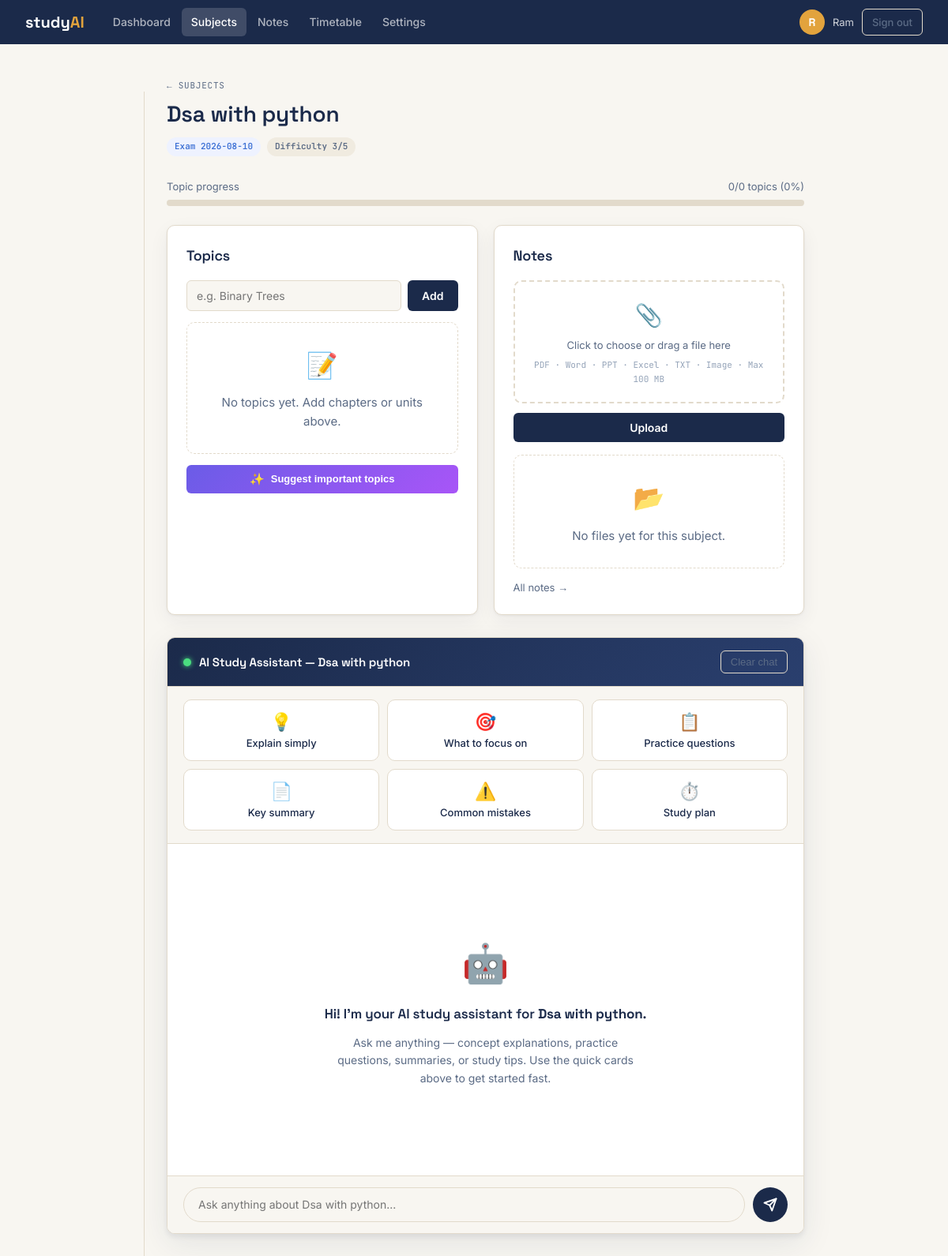
The page /subjects/1 (signed in) on the database its author committed.
### tables this page shows
CREATE TABLE users (
    id INTEGER PRIMARY KEY AUTOINCREMENT,
    username TEXT UNIQUE NOT NULL,
    email TEXT UNIQUE NOT NULL,
    password_hash TEXT NOT NULL,
    daily_study_hours REAL NOT NULL DEFAULT 4.0,
    created_at TIMESTAMP NOT NULL DEFAULT CURRENT_TIMESTAMP
);

CREATE TABLE subjects (
    id INTEGER PRIMARY KEY AUTOINCREMENT,
    user_id INTEGER NOT NULL,
    name TEXT NOT NULL,
    exam_date DATE NOT NULL,
    difficulty INTEGER NOT NULL DEFAULT 3,
    is_weak INTEGER NOT NULL DEFAULT 0,
    created_at TIMESTAMP NOT NULL DEFAULT CURRENT_TIMESTAMP,
    FOREIGN KEY (user_id) REFERENCES users (id)
);

### app.py (the view, shortened to what this page needs)
@app.route("/subjects/<int:sid>", methods=["GET","POST"])
@login_required
def subject_detail(sid):
    db = db_module.get_db()
    subject = db.execute("SELECT * FROM subjects WHERE id=? AND user_id=?", (sid, g.user["id"])).fetchone()
    if not subject:
        flash("Subject not found.", "error")
        return redirect(url_for("subjects"))
    topics = db.execute("SELECT * FROM topics WHERE subject_id=? ORDER BY created_at ASC", (sid,)).fetchall()
    notes  = db.execute("SELECT * FROM notes WHERE subject_id=? AND user_id=? ORDER BY uploaded_at DESC", (sid, g.user["id"])).fetchall()
    chat_history = db.execute(
        "SELECT * FROM chat_messages WHERE subject_id=? AND user_id=? ORDER BY created_at ASC LIMIT 50",
        (sid, g.user["id"])).fetchall()
    total = len(topics); done = sum(1 for t in topics if t["is_completed"])
    pct   = round((done/total)*100) if total else 0
    return render_template("subject_detail.html",
        subject=subject, topics=topics, notes=notes,
        chat_history=chat_history,
        total=total, completed=done, completion_percent=pct,
        today=date.today(), human_size=_human, type_label=TYPE_LABEL,
    )

### app.py (called while the page is built)
@app.before_request
def load_user():
    uid = session.get("user_id")
    g.user = db_module.get_db().execute("SELECT * FROM users WHERE id=?", (uid,)).fetchone() if uid else None

def login_required(view):
    @wraps(view)
    def wrapped(**kw):
        if g.user is None:
            flash("Please log in to continue.", "error")
            return redirect(url_for("login"))
        return view(**kw)
    return wrapped

### db.py (called while the page is built)
def get_db():
    if "db" not in g:
        g.db = sqlite3.connect(current_app.config["DATABASE"])
        g.db.row_factory = sqlite3.Row
        g.db.execute("PRAGMA foreign_keys = ON")
    return g.db

### templates/subject_detail.html (shortened to what this page needs)
{% extends 'base.html' %}
{% block content %}
<div class="page-header">
  <div>
    <p class="eyebrow"><a href="{{ url_for('subjects') }}" class="back-link">← Subjects</a></p>
    <h1>{{ subject['name'] }}</h1>
    <div class="subject-chips">
      <span class="chip chip-blue">Exam {{ subject['exam_date'] }}</span>
      <span class="chip chip-grey">Difficulty {{ subject['difficulty'] }}/5</span>
    </div>
  </div>
</div>
<div class="progress-block">
  <div class="progress-header">
    <span>Topic progress</span>
    <span id="prog-label">{{ completed }}/{{ total }} topics ({{ completion_percent }}%)</span>
  </div>
  <div class="progress-track">
  </div>
</div>
<div class="two-col" style="margin-top:24px">
  <div class="card">
    <h2 class="card-title">Topics</h2>
    <form method="post" style="margin-bottom:14px">
      <div class="inline-add">
        <input name="name" type="text" placeholder="e.g. Binary Trees" required>
        <button type="submit" class="btn-primary">Add</button>
      </div>
    </form>
    <div id="topics-wrap">
    {% if topics|length == 0 %}
      <div class="empty-state" id="topics-empty">
        <div class="empty-icon">📝</div>
        <p>No topics yet. Add chapters or units above.</p>
      </div>
    {% endif %}
    </div>
    <div class="suggest-section">
      <button id="suggest-btn" class="btn-ai">
        <span class="ai-icon">✨</span> Suggest important topics
      </button>
    </div>
  </div>
  <div class="card">
    <h2 class="card-title">Notes</h2>
    <form method="post" action="{{ url_for('upload_note', sid=subject['id']) }}"
          enctype="multipart/form-data">
      <div class="file-drop" id="file-drop">
        <div class="file-drop-inner">
          <span class="file-drop-icon">📎</span>
          <span id="file-name">Click to choose or drag a file here</span>
          <span class="file-types">PDF · Word · PPT · Excel · TXT · Image · Max 100 MB</span>
        </div>
      </div>
      <button type="submit" class="btn-primary btn-block" style="margin-top:12px">Upload</button>
    </form>
    {% if notes|length == 0 %}
    <div class="empty-state" style="margin-top:16px">
      <div class="empty-icon">📂</div>
      <p>No files yet for this subject.</p>
    </div>
    {% endif %}
    <a href="{{ url_for('notes_overview') }}" class="link-sm" style="display:block;margin-top:14px">All notes →</a>
  </div>
</div>
<section class="chat-section">
  <div class="chat-header">
    <div class="chat-title">
      <span class="chat-ai-dot"></span>
      <h2>AI Study Assistant — {{ subject['name'] }}</h2>
    </div>
    <form method="post" action="{{ url_for('clear_chat', sid=subject['id']) }}"
          onsubmit="return confirm('Clear all chat history?')">
      <button type="submit" class="btn-ghost-sm">Clear chat</button>
    </form>
  </div>
  <div class="quick-prompts">
    <button class="qp-card" data-prompt="Explain {{ subject['name'] }} in simple terms with examples.">
      <span class="qp-icon">💡</span>
      <span>Explain simply</span>
    </button>
    <button class="qp-card" data-prompt="What are the most important topics in {{ subject['name'] }} for my exam? I have {{ subject['difficulty'] }} difficulty level.">
      <span class="qp-icon">🎯</span>
      <span>What to focus on</span>
    </button>
    <button class="qp-card" data-prompt="Give me 5 practice questions for {{ subject['name'] }} that are likely to appear in exams.">
      <span class="qp-icon">📋</span>
      <span>Practice questions</span>
    </button>
    <button class="qp-card" data-prompt="Give me a quick summary of the key concepts in {{ subject['name'] }}.">
      <span class="qp-icon">📄</span>
      <span>Key summary</span>
    </button>
    <button class="qp-card" data-prompt="What are common mistakes students make in {{ subject['name'] }} exams and how to avoid them?">
      <span class="qp-icon">⚠️</span>
      <span>Common mistakes</span>
    </button>
    <button class="qp-card" data-prompt="Create a 30-minute study plan for {{ subject['name'] }} focusing on weak areas.">
      <span class="qp-icon">⏱️</span>
      <span>Study plan</span>
    </button>
  </div>
  <div class="chat-window" id="chat-window">
    {% if chat_history|length == 0 %}
    <div class="chat-welcome" id="chat-welcome">
      <div class="chat-welcome-icon">🤖</div>
      <h3>Hi! I'm your AI study assistant for <strong>{{ subject['name'] }}</strong>.</h3>
      <p>Ask me anything — concept explanations, practice questions, summaries, or study tips. Use the quick cards above to get started fast.</p>
    </div>
    {% endif %}
  </div>
  <div class="chat-input-row">
    <textarea id="chat-input" placeholder="Ask anything about {{ subject['name'] }}..."
              rows="1"></textarea>
    <button id="chat-send" class="btn-send">
      <svg viewBox="0 0 24 24" fill="none" stroke="currentColor" stroke-width="2.5" stroke-linecap="round" stroke-linejoin="round"><line x1="22" y1="2" x2="11" y2="13"/><polygon points="22 2 15 22 11 13 2 9 22 2"/></svg>
    </button>
  </div>
</section>
{% endblock %}

### templates/base.html (shortened to what this page needs)
<!doctype html>
<html lang="en">
<head>
  <link rel="stylesheet" href="{{ url_for('static', filename='css/style.css') }}">
</head>
<body>
<header class="topbar">
  <a class="wordmark" href="{{ url_for('index') }}">study<span>AI</span></a>
  {% if g.user %}
  <nav class="nav">
    <a href="{{ url_for('dashboard') }}"    class="{{ 'active' if request.endpoint=='dashboard' }}">Dashboard</a>
    <a href="{{ url_for('subjects') }}"     class="{{ 'active' if request.endpoint in ['subjects','subject_detail'] }}">Subjects</a>
    <a href="{{ url_for('notes_overview') }}"class="{{ 'active' if request.endpoint in ['notes_overview','download_note'] }}">Notes</a>
    <a href="{{ url_for('timetable') }}"    class="{{ 'active' if request.endpoint=='timetable' }}">Timetable</a>
    <a href="{{ url_for('settings') }}"     class="{{ 'active' if request.endpoint=='settings' }}">Settings</a>
  </nav>
  <div class="topbar-user">
    <span class="user-avatar">{{ g.user['username'][0].upper() }}</span>
    <span class="user-name">{{ g.user['username'] }}</span>
    <a href="{{ url_for('logout') }}" class="btn-ghost-sm">Sign out</a>
  </div>
  {% endif %}
</header>
<div class="page-shell">
  <main class="page-content">
    {% block content %}{% endblock %}
  </main>
</div>
</body>
</html>

### rows shown on the page
users: username "R", user.username "Ram"
subjects: name "Dsa with python", exam_date "2026-08-10", difficulty "3", name "Ask anything about Dsa with python..."

### other values the page prints
{{ completed }} "0"
{{ total }} "0"
{{ completion_percent }} "0"
